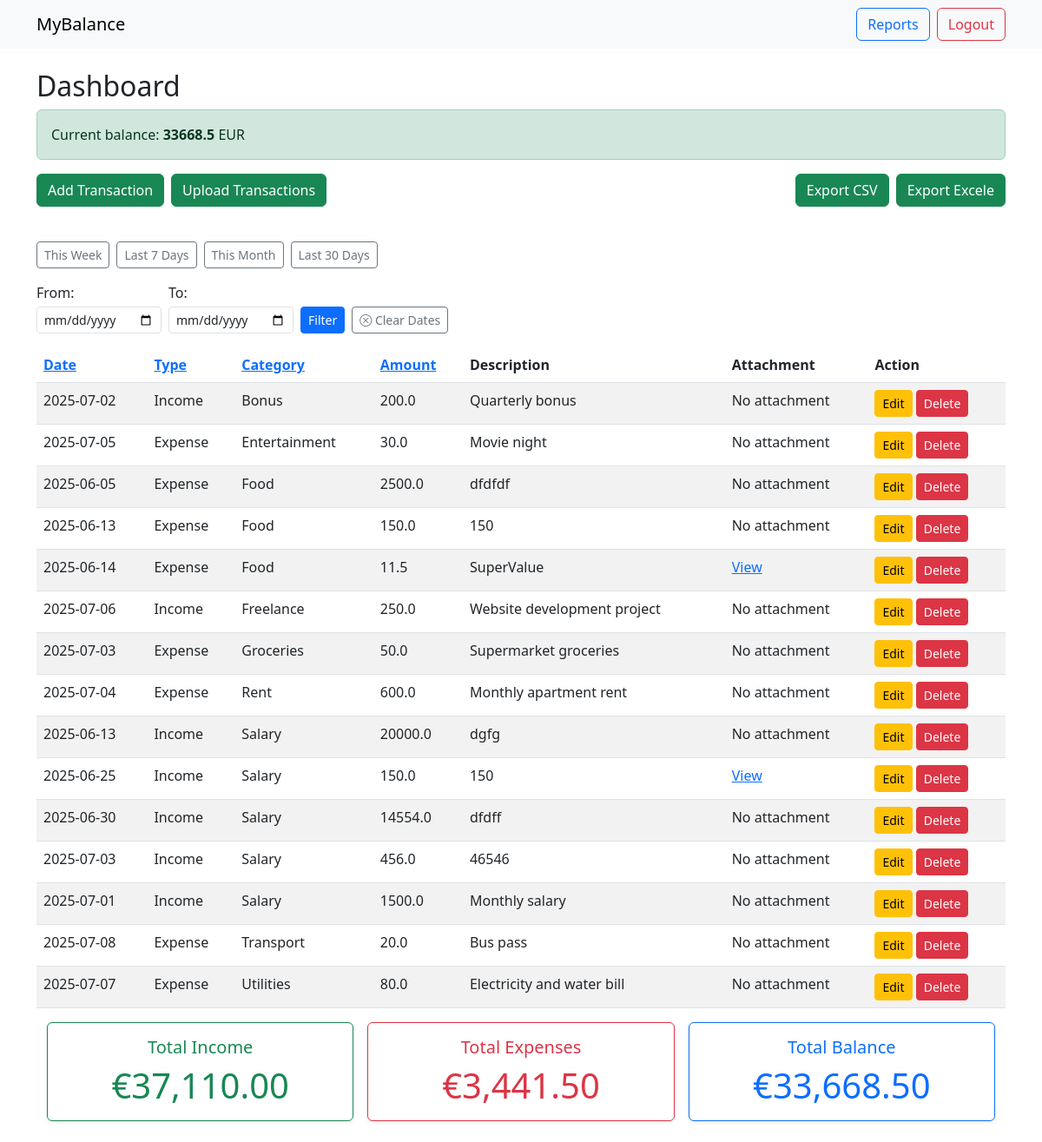
The app's page /dashboard?sort_by=category&order=asc (signed in) with its own data.
### tables this page shows
CREATE TABLE transactions (
              id INTEGER PRIMARY KEY AUTOINCREMENT,
              user_id INTEGER,
              date TEXT,
              type TEXT,
              category TEXT,
              amount REAL,
              description TEXT, attachment TEXT,
              FOREIGN KEY(user_id) REFERENCES users(id)
              );

### app.py (the view)
@app.route('/dashboard')
def dashboard():
        if 'user_id' not in session:
            return redirect(url_for('login'))
        sort_by=request.args.get('sort_by','date')
        order=request.args.get('order','desc')
        if sort_by not in ['date','type','amount', 'category']:
             sort_by='date'
        if order not in ['asc', 'desc']:
             order='desc'
        date_from=request.args.get('from')
        date_to=request.args.get('to')
        preset=request.args.get('preset')
        today=date.today()
        if preset=='this_week':
             start_of_week=today-timedelta(days=today.weekday())
             date_from=start_of_week.isoformat()
             date_to=today.isoformat()
        elif preset=='last_7_days':
             date_from=(today-timedelta(days=6)).isoformat()
             date_to=today.isoformat()
        elif preset=='this_month':
             date_from=(today.replace(day=1)).isoformat()
             date_to=today.isoformat()
        elif preset=='last_30_days':
             date_from=(today-timedelta(days=29)).isoformat()
             date_to=today.isoformat()
        query='''
            SELECT id, date, type, category, amount, description, attachment
            FROM transactions
            WHERE user_id=?
        '''
        params=[session['user_id']]
        if date_from:
             query+=" AND date>=?"
             params.append(date_from)
        if date_to:
             query+=" AND date<=?"
             params.append(date_to)
        query+= f"ORDER BY {sort_by} {order}"
        conn=get_db_conn()
        c=conn.cursor()
        c.execute(query, tuple(params))
        transactions=c.fetchall()
        query_current = '''SELECT
                        COALESCE(SUM(CASE WHEN type='Income' THEN amount ELSE 0 END),0) -
                        COALESCE(SUM(CASE WHEN type='Expense' THEN amount ELSE 0 END),0) AS balance
                        FROM transactions
                        WHERE user_id=?'''
        c.execute(query_current, (session['user_id'],))
        current_balance = c.fetchone()['balance']
        query_totals='''
                    SELECT
                    COALESCE(SUM(CASE WHEN type='Income' THEN amount ELSE 0 END),0)-
                    COALESCE(SUM(CASE WHEN type='Expense' THEN amount ELSE 0 END),0) AS balance,
                    COALESCE(SUM(CASE WHEN type='Income' THEN amount ELSE 0 END),0) AS total_income,
                    COALESCE(SUM(CASE WHEN type='Expense' THEN amount ELSE 0 END),0) AS total_expenses
                    FROM transactions
                    WHERE user_id=?

                  '''
        params_totals=[session['user_id']]
        if date_from:
            query_totals+= ' AND date>=?'
            params_totals.append(date_from)
        if date_to:
            query_totals+= ' AND date<=?'
            params_totals.append(date_to)
        c.execute(query_totals, tuple(params_totals))
        row=c.fetchone()
        total_income=row['total_income']
        total_expenses=row['total_expenses']
        balance=row['balance']
        conn.close()
        return render_template('dashboard.html', transactions=transactions, sort_by=sort_by, order=order, date_from=date_from,
                               date_to=date_to, balance=balance, total_income=total_income,total_expenses=total_expenses, current_balance=current_balance)

### app.py (called while the page is built)
def get_db_conn():
     conn=sqlite3.connect(DATABASE)
     conn.row_factory=sqlite3.Row
     return conn

### templates/dashboard.html (shortened to what this page needs)
{% extends 'base.html' %}
{% block content %}
<h2>Dashboard</h2>
<div class="alert {% if balance>=0 %} alert-success {% else %} alert-danger {% endif %}" role="alert">
    Current balance: <strong>{{current_balance}}</strong> EUR
</div>
<div class="d-flex justify-content-between flex-wrap mb-3">
  <div class="d-flex gap-2 mb-2">
<a href="{{ url_for('add') }}" class="btn btn-success mb-3">Add Transaction</a>
<a href="{{ url_for('import_transactions') }}" class="btn btn-success mb-3">Upload Transactions</a>
</div>
  <div class="d-flex gap-2 mb-2">
<a href="{{ url_for('export_transactions', filetype='csv') }}?start_date={{date_from or ''}}&end_date={{date_to or ''}}" class="btn btn-success mb-3">Export CSV</a>
<a href="{{ url_for('export_transactions', filetype='excel') }}?start_date={{date_from or ''}}&end_date={{date_to or ''}}" class="btn btn-success mb-3">Export Excele</a>
</div>
</div>
<form method="get" class="d-flex align-items-end gap-2 mb-3" style="flex-wrap: wrap; max-width: 600px;">
      <div class="col-auto">
        <a href="{{ url_for('dashboard', preset='this_week')}}" class="btn btn-outline-secondary btn-sm">This Week</a>
    </div>
    <div class="col-auto">
        <a href="{{ url_for('dashboard', preset='last_7_days')}}" class="btn btn-outline-secondary btn-sm">Last 7 Days</a>
    </div>
    <div class="col-auto">
        <a href="{{ url_for('dashboard', preset='this_month')}}" class="btn btn-outline-secondary btn-sm">This Month</a>
    </div>
    <div class="col-auto">
        <a href="{{ url_for('dashboard', preset='last_30_days')}}" class="btn btn-outline-secondary btn-sm">Last 30 Days</a>
    </div>
    <div class="col-auto">
        <label for="from" class="form-label mb-1">From:</label>
        <input type="date" name="from" id="from" class="form-control form-control-sm" value="{{ date_from or ''}}">
    </div>
    <div class="col-auto">
        <label for="to" class="form-label mb-1">To:</label>
        <input type="date" name="to" id="to" class="form-control form-control-sm" value="{{ date_to or ''}}">
    </div>
    <div class="col-auto">
        <button type="submit" class="btn btn-sm btn-primary">Filter</button>
    </div>
    <div class="col-auto">
        <a href="{{ url_for('dashboard')}}" class="btn btn-outline-secondary btn-sm">
            <i class="bi bi-x-circle"></i> Clear Dates</a>
    </div>
</form>
<table class="table table-striped">
    <thead>
        <tr>
            <th><a href="{{ url_for('dashboard',sort_by='date', order='asc' if sort_by!='date' or order=='desc' else 'desc' ) }}">Date</a></th>
            <th><a href="{{ url_for('dashboard', sort_by='type', order='asc' if sort_by!='type' or order=='desc' else 'desc')}}">Type</a></th>
            <th><a href="{{ url_for ('dashboard', sort_by='category', order='asc' if sort_by!='category' or order=='desc' else 'desc')}}">Category</a></th>
            <th><a href ="{{ url_for('dashboard', sort_by='amount', order='asc' if sort_by!='amount' or order=='desc' else 'desc')}}">Amount</a></th>
            <th>Description</th>
            <th>Attachment</th>
            <th>Action</th>
        </tr>
    </thead>
    <tbody>
        {% for t in transactions %}
        <tr>
            <td>{{ t['date'] }}</td>
            <td>{{ t['type'] }}</td>
            <td>{{ t['category'] }}</td>
            <td>{{ t['amount'] }}</td>
            <td>{{ t['description'] }}</td>
            <td>
                {% if  t['attachment']%}
                    <a href="{{ url_for('static', filename='uploads/'+t['attachment'])}}" target="_blank">View</a>
                {% else %}
                    No attachment
                {% endif %}
               </td>
            <td >
                <a href="{{url_for('update', id=t['id'])}}" class="btn btn-sm btn-warning">Edit</a>
                <a href="{{ url_for('confirm_delete', id=t['id'], target='record')}}" class="btn btn-sm btn-danger">Delete</a>
            </td>
        </tr>
        {% endfor %}
    </tbody>
</table>
<div class="container mb-4">
  <div class="row g-3">
    {% if date_from or date_to %}
      <div class="col-md-4">
        <div class="card border-success shadow-sm">
          <div class="card-body text-center">
            <h5 class="card-title text-success">Income for period</h5>
            <p class="card-text display-6 text-success ">€{{ "{:,.2f}".format(total_income) }}</p>
          </div>
        </div>
      </div>
      <div class="col-md-4">
        <div class="card border-danger shadow-sm">
          <div class="card-body text-center">
            <h5 class="card-title text-danger">Expenses for period</h5>
            <p class="card-text display-6 text-danger ">€{{ "{:,.2f}".format(total_expenses) }}</p>
          </div>
        </div>
      </div>
      <div class="col-md-4">
        <div class="card border-primary shadow-sm">
          <div class="card-body text-center">
            <h5 class="card-title text-primary">Balance for period</h5>
            <p class="card-text display-6 text-primary">€{{ "{:,.2f}".format(balance) }}</p>
          </div>
        </div>
      </div>
    {% else %}
      <div class="col-md-4">
        <div class="card border-success shadow-sm">
          <div class="card-body text-center">
            <h5 class="card-title text-success">Total Income</h5>
             <p class="card-text display-6 text-success ">€{{ "{:,.2f}".format(total_income) }}</p>
          </div>
        </div>
      </div>
      <div class="col-md-4">
        <div class="card border-danger shadow-sm">
          <div class="card-body text-center">
            <h5 class="card-title text-danger">Total Expenses</h5>
            <p class="card-text display-6 text-danger ">€{{ "{:,.2f}".format(total_expenses) }}</p>
          </div>
        </div>
      </div>
      <div class="col-md-4">
        <div class="card border-primary shadow-sm">
          <div class="card-body text-center">
            <h5 class="card-title text-primary">Total Balance</h5>
           <p class="card-text display-6 text-primary">€{{ "{:,.2f}".format(balance) }}</p>
          </div>
        </div>
      </div>
    {% endif %}
  </div>
</div>
{% endblock %}

### records on screen
transactions: date "2025-07-02", type "Income", category "Bonus", amount "200.0", description "Quarterly bonus", shows "No attachment"
transactions: date "2025-07-05", type "Expense", category "Entertainment", amount "30.0", description "Movie night", shows "No attachment"
transactions: date "2025-06-05", type "Expense", category "Food", amount "2500.0", description "dfdfdf", shows "No attachment"
transactions: date "2025-06-13", type "Expense", category "Food", amount "150.0", description "150", shows "No attachment"
transactions: date "2025-06-14", type "Expense", category "Food", amount "11.5", description "SuperValue"
transactions: date "2025-07-06", type "Income", category "Freelance", amount "250.0", description "Website development project", shows "No attachment"
transactions: date "2025-07-03", type "Expense", category "Groceries", amount "50.0", description "Supermarket groceries", shows "No attachment"
transactions: date "2025-07-04", type "Expense", category "Rent", amount "600.0", description "Monthly apartment rent", shows "No attachment"
transactions: date "2025-06-13", type "Income", category "Salary", amount "20000.0", description "dgfg", shows "No attachment"
transactions: date "2025-06-25", type "Income", category "Salary", amount "150.0", description "150"
transactions: date "2025-06-30", type "Income", category "Salary", amount "14554.0", description "dfdff", shows "No attachment"
transactions: date "2025-07-03", type "Income", category "Salary", amount "456.0", description "46546", shows "No attachment"
transactions: date "2025-07-01", type "Income", category "Salary", amount "1500.0", description "Monthly salary", shows "No attachment"
transactions: date "2025-07-08", type "Expense", category "Transport", amount "20.0", description "Bus pass", shows "No attachment"
transactions: date "2025-07-07", type "Expense", category "Utilities", amount "80.0", description "Electricity and water bill", shows "No attachment"

### other values on screen
{{ current_balance }} "33668.5"
{{ "{:,.2f}".format(total_income) }} "37,110.00"
{{ "{:,.2f}".format(total_expenses) }} "3,441.50"
{{ "{:,.2f}".format(balance) }} "33,668.50"
